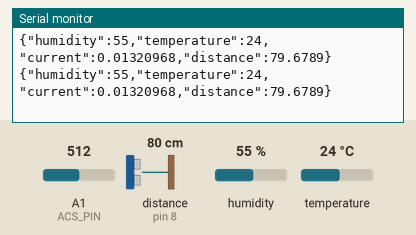
Simulated run of this sketch. Board: Arduino Uno, built with avr-gcc and run on an emulated ATmega328P. Shown: the last lines printed to the serial monitor. Wiring (inferred from the names in the program): ultrasonic range finder: trigger pin 7; echo pin 8. The inputs (shaded band) are chosen by the test bench; at power-on: distance to the obstacle (sensor on pin 8) 80 cm, humidity 55 %, A1 (ACS_PIN) = 512, temperature 24 °C. The echo pulse lasts 58.3 µs per cm.

Above: at 3.2 s.
3.3 s: distance to the obstacle (sensor on pin 8) set to 299 cm
At 5.5 s:
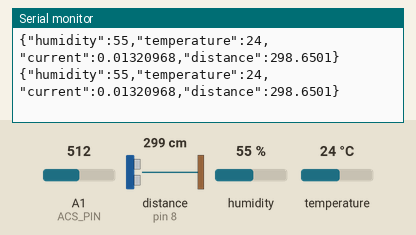
9.3 s: humidity set to 22 %
At 10.2 s:
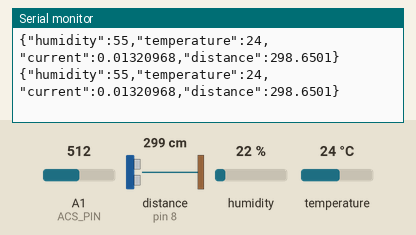
10.8 s: A1 (ACS_PIN) set to 716
At 12.1 s:
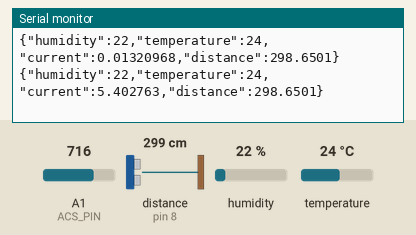
12.3 s: temperature set to 12 °C
At 12.8 s:
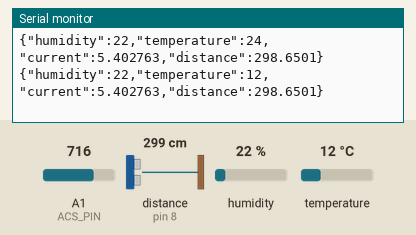
13.8 s: distance to the obstacle (sensor on pin 8) set to 2 cm
At 15.1 s:
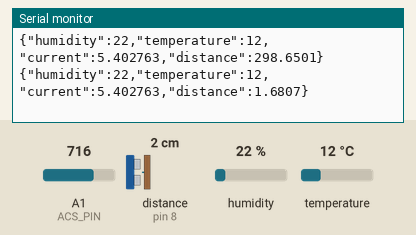
15.3 s: A1 (ACS_PIN) set to 992
At 16.4 s:
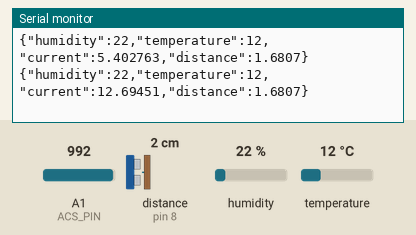
Timing chart, 0 to 17.8 s (numbered marks = the images above; inputs shaded):
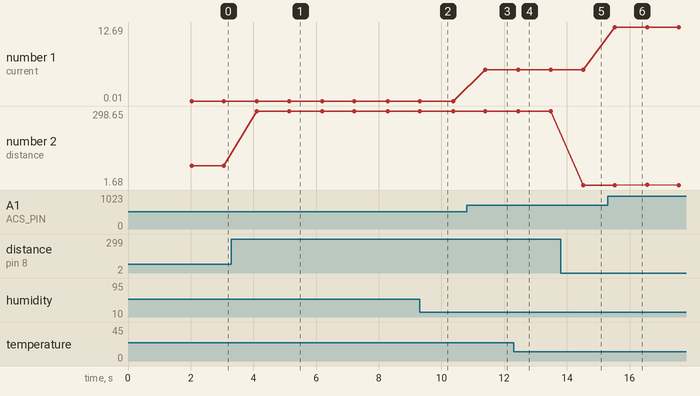

The sketch:

sketch_ARD_with_3sensors.ino
```cpp
#include <DHT.h>
#include <ArduinoJson.h>

#define DHTPIN A0
#define DHTTYPE DHT11
#define ACS_PIN A1
#define TRIGGER_PIN 7
#define ECHO_PIN 8

DHT dht(DHTPIN, DHTTYPE);

void setup() {
  Serial.begin(9600);
  dht.begin();
  pinMode(TRIGGER_PIN, OUTPUT);
  pinMode(ECHO_PIN, INPUT);
  delay(2000);
}

void loop() {
  float h = dht.readHumidity();
  float t = dht.readTemperature();
  float current = readACS712();
  float distance = readUltrasonic();

  StaticJsonDocument<250> doc;
  doc["humidity"] = h;
  doc["temperature"] = t;
  doc["current"] = current;
  doc["distance"] = distance;

  serializeJson(doc, Serial);
  Serial.println();

  delay(1000);
}

float readACS712() {
  int raw = analogRead(ACS_PIN);
  float voltage = (raw / 1023.0) * 5.0;
  float zero = 2.5;
  float sensitivity = 0.185;

  float current = (voltage - zero) / sensitivity;
  return current;
}

float readUltrasonic() {
  digitalWrite(TRIGGER_PIN, LOW);
  delayMicroseconds(2);
  digitalWrite(TRIGGER_PIN, HIGH);
  delayMicroseconds(10);
  digitalWrite(TRIGGER_PIN, LOW);

  float duration = pulseIn(ECHO_PIN, HIGH);
  float distance = (duration * 0.0343) / 2;

  return distance;
}
```

Measured:
- after the input at 3.3 s, the serial monitor: prints a new line after 0.81 s (image 1)
- after the input at 10.8 s, the serial monitor: prints a new line after 0.60 s (image 3)
- after the input at 12.3 s, the serial monitor: prints a new line after 0.15 s (image 4)
- after the input at 13.8 s, the serial monitor: prints a new line after 0.72 s (image 5)
- after the input at 15.3 s, the serial monitor: prints a new line after 0.23 s (image 6)
- plotted number 1: 0.01 → 5.4 after the input at 10.8 s, 5.4 → 12.69 after the input at 15.3 s
- plotted number 2: 79.68 → 298.65 after the input at 3.3 s, 298.65 → 1.68 after the input at 13.8 s
